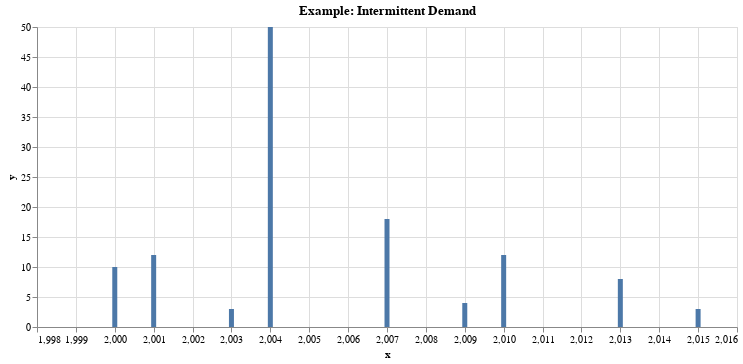

Notebook cell for this chart:
### Markdown cell above
9. **Auto-correlation? at what lag?** 
      - Study the second order properties (autocorrelation and power spectral density) of the time series along with mean, standard deviation, distribution. More details below. 
      
      
10. **If trend is present, momentum or mean-reversing?** 
      - Time series with momentum indicates the value tends to keep going up or down (relative to trend) depending on the immediate past. Series with mean-reversion indicates it will go up (or down) if it has gone down (or up) in the immediate past. This can be found by examining the coefficients of the ARIMA model. This provides more insight into the process and builds intuition. This doesnt not directly help with forecasting.
      
11. **Break-points in the series?**
      - Are there any structural breaks (shifts) in the series. Structural breaks are abrupt changes in the trend. Gather more information about the sudden changes. If the breaks are valid, ETS/ARIMA models wont work. FB Prophet, dynamic regression, deep learning models, adding more features might help. Identify the possible reasons for change, e.g. change in macros, price change, change in customer preferenaces etc. Note structural change persists for some time, while outliers do not. Break points are different from non-stationarity. Read more [here](http://faculty.baruch.cuny.edu/smanzan/FINMETRICS/_book/time-series-models.html#structural-breaks-in-time-series) for examples & explanations. In case of structural break-points, consider modeling the segments of the series separately.
      ![](https://raw.githubusercontent.com/pawarbi/blog/master/images/outlier-str%20brk-blog1.png "Outlier vs Structural Break")
      
      
12. **Intermittent demand?**
     - Time series is said to be intermittent when there are several 0 and small values (not nulls) in the series. ETS and ARIMA are not appropriate for this type of time series. It's a common pattern with inventory time series, especially for new items. Croston's method is one approach to use for forecasting intermittent demand. 
     - When demand is intermittent, use RMSE rather than %MAPE as the evaluation metric. With %MAPE, the denominator would be 0 leading to erroneous results.

### Code cell
#collapse-hide
#creating intermittent demand plot
demand = [10, 12, 0, 3,50,0,0,18,0,4, 12,0,0,8,0,3]
demanddf = pd.DataFrame({'y': demand, 'x': np.arange(2000, 2016) } )
alt.Chart(demanddf).mark_bar().encode(
    x='x',
    y='y').properties(
    title="Example: Intermittent Demand", width = 700)

### Figure 1 — Vega-Lite specification as saved in the notebook (floating-point values rounded to 4 significant figures)
{"config": {"view": {"continuousWidth": 400, "continuousHeight": 300}}, "data": {"name": "data-821b57c1ea53117d2daa17c54216bd02"}, "mark": "bar", "encoding": {"x": {"type": "quantitative", "field": "x"}, "y": {"type": "quantitative", "field": "y"}}, "title": "Example: Intermittent Demand", "width": 700, "$schema": "https://vega.github.io/schema/vega-lite/v4.0.2.json", "datasets": {"data-821b57c1ea53117d2daa17c54216bd02": [{"y": 10, "x": 2000}, {"y": 12, "x": 2001}, {"y": 0, "x": 2002}, {"y": 3, "x": 2003}, {"y": 50, "x": 2004}, {"y": 0, "x": 2005}, {"y": 0, "x": 2006}, {"y": 18, "x": 2007}, {"y": 0, "x": 2008}, {"y": 4, "x": 2009}, {"y": 12, "x": 2010}, {"y": 0, "x": 2011}, {"y": 0, "x": 2012}, {"y": 8, "x": 2013}, {"y": 0, "x": 2014}, {"y": 3, "x": 2015}]}}
